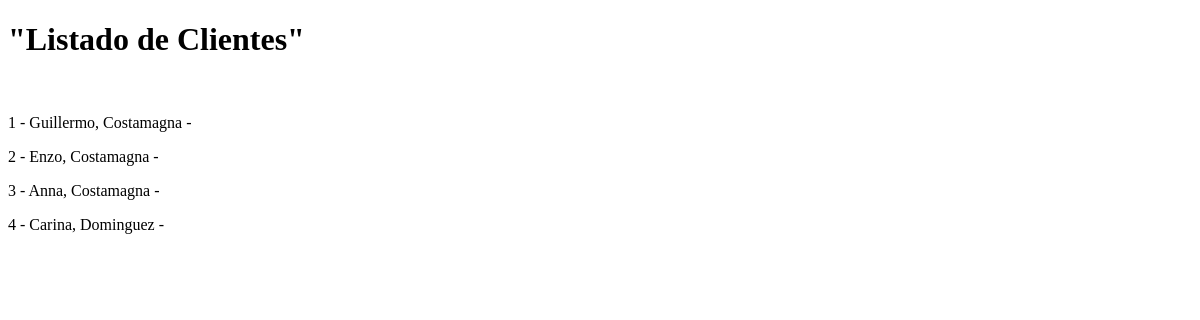
/clientes/, run on an earlier commit of the app's database.
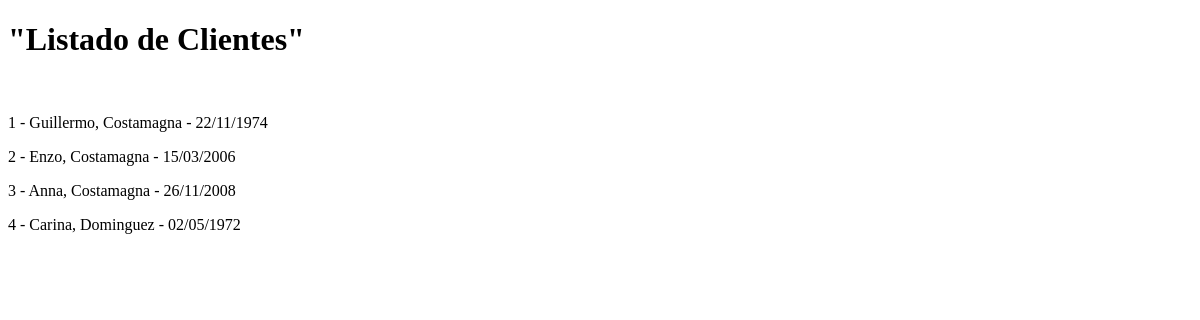
And on a later commit of the database.
### principal/models.py (models this page shows)
class Personas (models.Model):
    cod_persona = models.BigIntegerField(primary_key=True)
    nom_persona = models.CharField(max_length=50)
    ape_persona = models.CharField(max_length=50)
    fec_nac = models.DateField(null=True, blank=True, db_column='fec_nac')

### principal/views.py (the view)
# urls.py: path('clientes/', views.clientes_list),
def clientes_list(request):
    clientes = Personas.objects.all()
    return render (request, 'principal/clientes_list.html', {"clientes": clientes})

### principal/templates/principal/clientes_list.html (shortened to what this page needs)
<!DOCTYPE html>
<html lang="es">
<head>
</head>
<body>
    <h1>"Listado de Clientes"</h1>
    <br/>
    {% for persona in clientes %}
        <p>{{ persona.cod_persona }} - {{persona.nom_persona}}, {{persona.ape_persona}} - {{persona.fec_nac|date:"d/m/Y"}}</p>
    {% endfor %}
</body>
</html>

What changed in the data, as far as the page shows it:
changed Personas "Guillermo": fec_nac (not shown) → "22/11/1974"
changed Personas "Enzo": fec_nac (not shown) → "15/03/2006"
changed Personas "Anna": fec_nac (not shown) → "26/11/2008"
changed Personas "Carina": fec_nac (not shown) → "02/05/1972"
